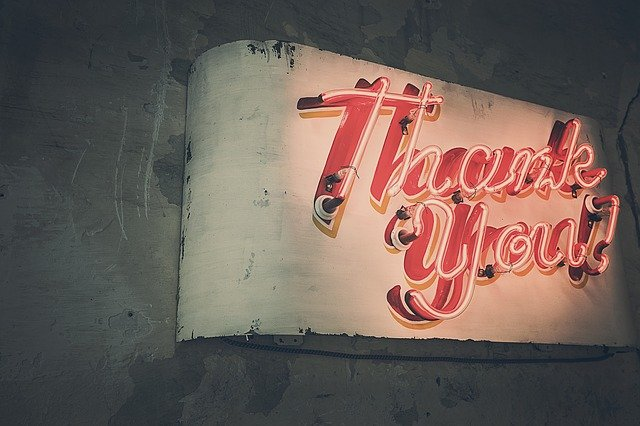
//> input picture OpenCV_CODE/OpenCV_C++/Image/ThankYou.jpg, 640 x 426 px
$ ./main   (built with g++ and OpenCV 4)
//> lines starting //> are read from the running program, lines starting //| are printed output that depends on the picture
// 사진 밝기 조절
#include <opencv2/opencv.hpp>
using namespace cv;
using namespace std;

int main(int ac, char** av) {

	Mat img_1 = imread("../Image/ThankYou.jpg", IMREAD_GRAYSCALE);
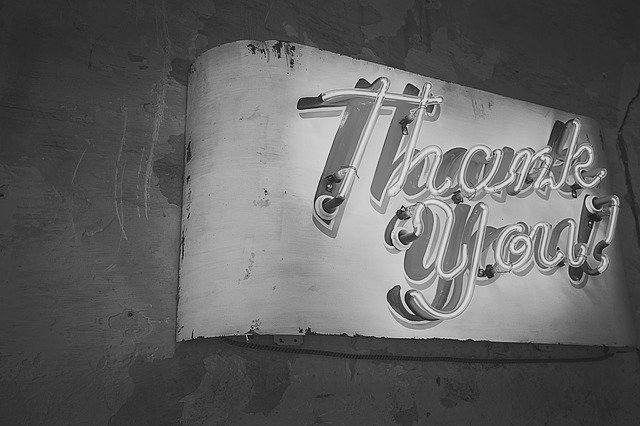
//> img_1: 426 rows x 640 cols, CV_8UC1; min 0, max 253, mean 97.5

	Mat img_2 = img_1 + 100; // 밝게
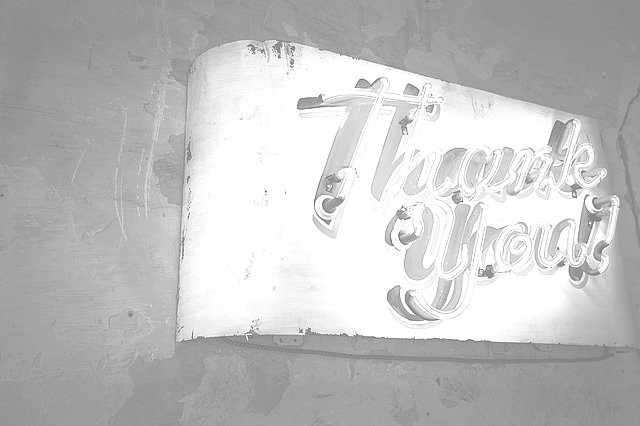
//> img_2: 426 rows x 640 cols, CV_8UC1; min 100, max 255, mean 192.5
	Mat img_3 = img_1 - 100; // 어둡게
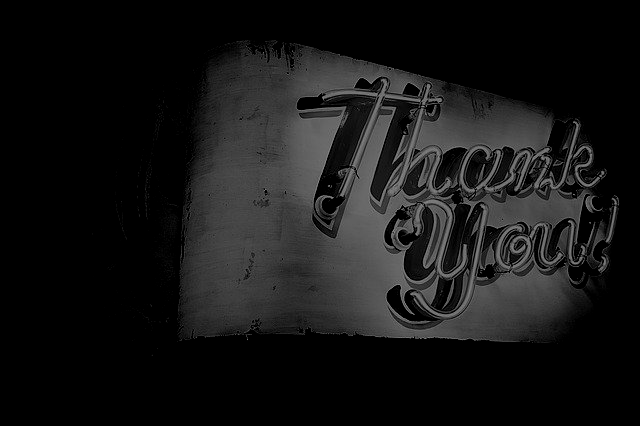
//> img_3: 426 rows x 640 cols, CV_8UC1; min 0, max 153, mean 21.7

	imshow("original", img_1);
	imshow("img_sum", img_2);
	imshow("img_sub", img_3);

	waitKey(0);

	return 0;
}

////사진 엣지 출력 (단, GRAYSCALE 에서만 가능함. 주의!)
//#include <opencv2/core.hpp>
//#include <opencv2/imgcodecs.hpp>
//#include <opencv2/highgui.hpp>
//#include <opencv2/imgproc.hpp> // Canny 함수를 사용하기 위해서 추가함.
//#include <opencv2/videoio.hpp>
//#include <iostream>
//#include <stdio.h>
//using namespace cv;
//using namespace std;
//
//
//int main(int ac, char** av) {
//
//	//Mat image = imread("../Image/ThankYou.jpg");
//	Mat image = imread("../Image/ThankYou.jpg", IMREAD_GRAYSCALE);
//
//
//
//	if (image.empty()) // 이미지가 없으면
//	{
//		cout << "이미지가 없습니다." << endl;
//		return -1;
//	}
//
//
//	Canny(image, image, 50, 150); // 주의! IMREAD_GRAYSCALE (흑백출력) 일때만 사용가능함! 안그러면 에러나옴!
//
//
//	imshow("Original", image);
//
//	waitKey(0); // 윈도우 종료대기 wiatKey(1000) 는 1초 기다린 뒤 꺼짐.
//
//	return 0;
//}


//// 사진크기 설정
//#include <opencv2/core.hpp>
//#include <opencv2/imgcodecs.hpp>
//#include <opencv2/highgui.hpp>
//#include <opencv2/videoio.hpp>
//#include <iostream>
//#include <stdio.h>
//
//using namespace cv;
//using namespace std;
//
//
//int main(int ac, char** av) {
//
//	Mat image = imread("../Image/ThankYou.jpg");
//
//
//
//	if (image.empty()) // 이미지가 없으면
//	{
//		cout << "이미지가 없습니다." << endl;
//		return -1;
//	}
//
//
//	//namedWindow 는 이미지를 보여줄 윈도우를 생성
//	//namedWindow("Original", WINDOW_AUTOSIZE);
//	namedWindow("Original", WINDOW_NORMAL);
//	// WINDOW_AUTOSIZE 는 이미지크기에 맞게 윈도우 크기가 정해짐.
//	// WINDOW_NORMAL 은 이미지가 큰 경우 해상도 크기에 맞춰 윈도우크기가 조정되고, 사용자가 윈도우 크기를 조정할 수 있음.
//
//
//	//전체화면으로 출력↓
///*	namedWindow("Original", WND_PROP_FULLSCREEN);
//	setWindowProperty("Original", WND_PROP_FULLSCREEN, WINDOW_FULLSCREEN);*/
//	// =======================================================
//
//
//	imshow("Original", image);
//
//	waitKey(0); // 윈도우 종료대기 wiatKey(1000) 는 1초 기다린 뒤 꺼짐.
//
//	return 0;
//}


//// 흑백사진 출력
//#include <opencv2/core.hpp>
//#include <opencv2/imgcodecs.hpp>
//#include <opencv2/highgui.hpp>
//#include <opencv2/videoio.hpp>
//#include <iostream>
//#include <stdio.h>
//
//using namespace cv;
//using namespace std;
//
//
//int main(int ac, char** av) {
//
//	//Mat image = imread("../Image/ThankYou.jpg");
//	Mat image = imread("../Image/ThankYou.jpg", IMREAD_GRAYSCALE);
//
//
//	if (image.empty()) // 이미지가 없으면
//	{
//		cout << "이미지가 없습니다." << endl;
//		return -1;
//	}
//
//
//
//
//	imshow("Title", image);
//
//	waitKey(0); // 윈도우 종료대기 wiatKey(1000) 는 1초 기다린 뒤 꺼짐.
//
//	return 0;
//}


//// 이미지 출력
//#include <opencv2/core.hpp> // opencv에서 사용하는 기본적인 자료구조와 함수들이 포함돼있음.
//#include <opencv2/imgcodecs.hpp> // 이미지 파일을 읽어오는 함수와 저장하는 함수를 포함
//#include <opencv2/highgui.hpp> // 인터페이스를 구현해놓은 모듈, 사용자의 입력을 받기위해 대기하는 함수와 화면에 이미지를 보여주기 위한 함수를 포함
//#include <opencv2/videoio.hpp>
//#include <iostream>
//#include <stdio.h>
//
//using namespace cv;
//using namespace std;
//
//
//int main(int ac, char** av) {
//
//	Mat image = imread("../Image/ThankYou.jpg");
//
//
//
//	if (image.empty()) // 이미지가 없으면
//	{
//		cout << "이미지가 없습니다." << endl;
//		return -1;
//	}
//
//	imshow("Title", image);
//
//	waitKey(0); // 윈도우 종료대기 wiatKey(1000) 는 1초 기다린 뒤 꺼짐.
//
//	return 0;
//}

$ run again, with OpenCV_CODE/OpenCV_C++/Image/cloud.jpg copied over OpenCV_CODE/OpenCV_C++/Image/ThankYou.jpg
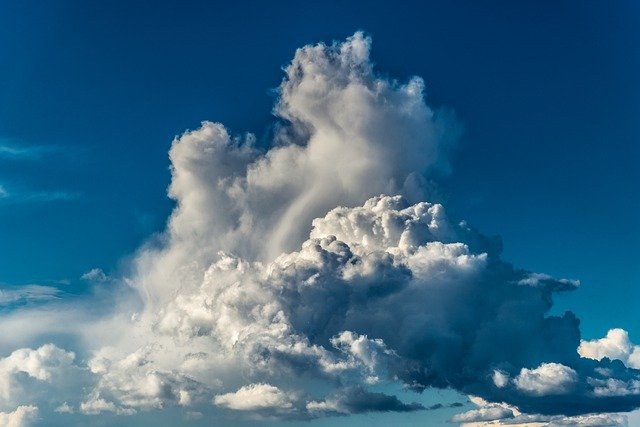
//> input picture OpenCV_CODE/OpenCV_C++/Image/cloud.jpg, 640 x 427 px
//> `Mat img_2 = img_1 + 100;`:
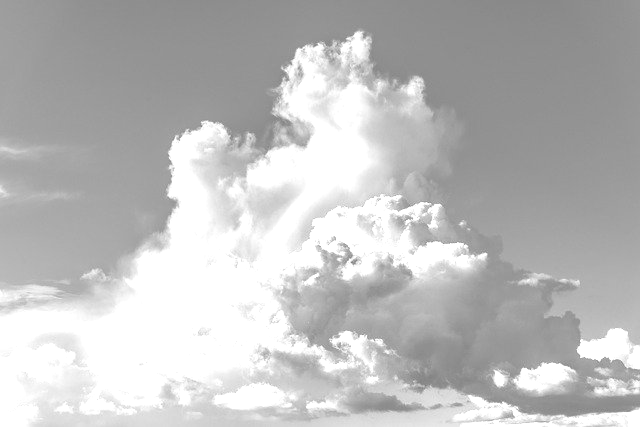
//> img_2: 427 rows x 640 cols, CV_8UC1; min 121, max 255, mean 188.6
//> `Mat img_3 = img_1 - 100;`:
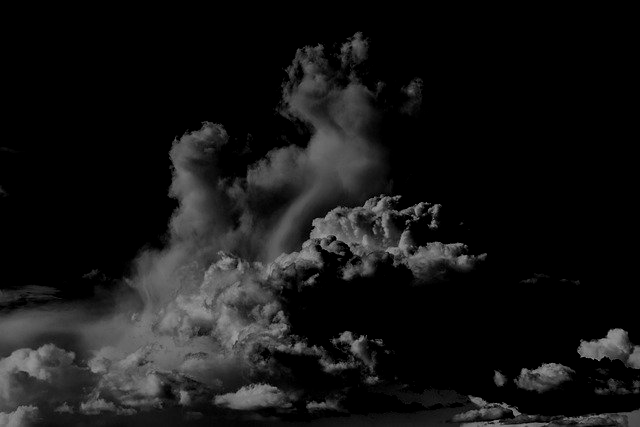
//> img_3: 427 rows x 640 cols, CV_8UC1; min 0, max 155, mean 21.2
